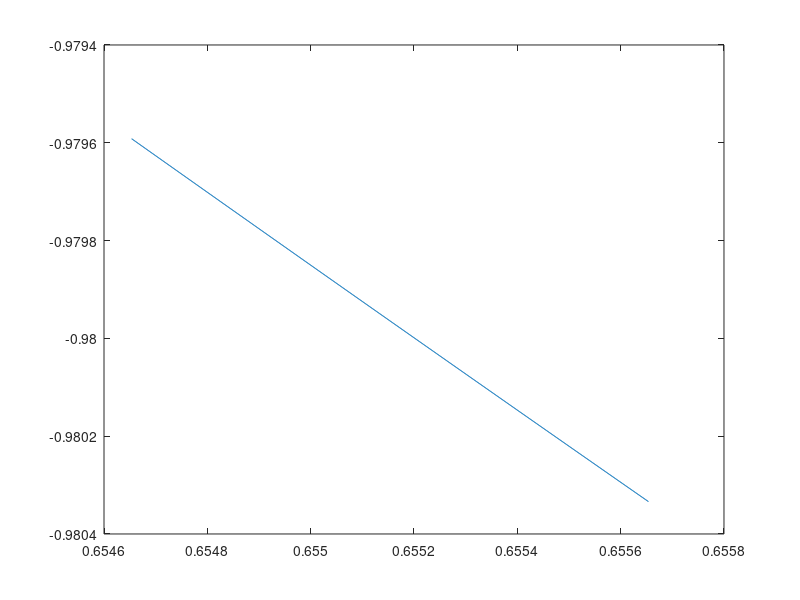

The MATLAB script that drew this image:
clear;
clf;

q=1.60217662*10^(-19);
ep=8.8541878128*10^(-12);
h=6.62607015*10^(-34);
hslash=h/(2*pi);
#m=6.644657230*10^(-27);
m=9.10938356*10^(-31);
ev=q*1;
K1=q^2/(4*pi*ep)*pi*sqrt(2*m)/hslash;
K2=sqrt(q^2/(4*pi*ep))*4*sqrt(m)/hslash;

function y = f (x)
y=4.*x.^4-4.*x.^2;
endfunction

dc=f(sqrt(2)/2);
x=sqrt(21)/7:0.0000000001:sqrt(21)/7+0.001;
plot(x,f(x))

print  -dpdflatexstandalone kchaos.pdf
